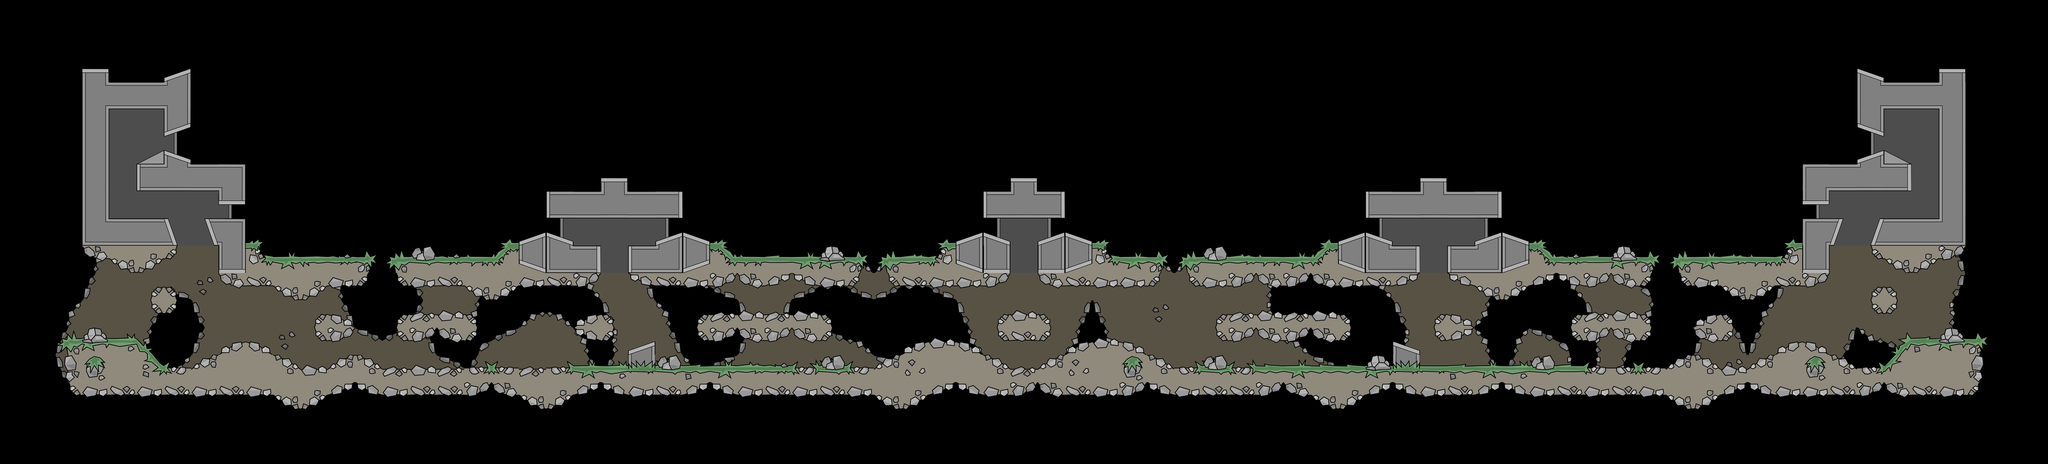

Below is a game level as drawn by its tile map, then a one-line description and the .tmx that defines it (tile-layer data replaced by summaries):
An orthogonal 75x17 tile map with 128x128 px tiles, 2 tile layers (tilebg, tile) and 33 objects (sp_p_06, wp_p_05, sp_p_05, sp_p_00, sp_p_02, ...).

<map version="1.0" orientation="orthogonal" width="75" height="17" tilewidth="128" tileheight="128">
 <tileset firstgid="1" source="t64_new.tsx" />
 <layer name="tilebg" width="75" height="17">
  <data>[1275 cells, 279 non-empty, 26 distinct tile ids]</data>
 </layer>
 <layer name="tile" width="75" height="17">
  <data>[1275 cells, 436 non-empty, 75 distinct tile ids]</data>
 </layer>
 <objectgroup name="objects" width="75" height="17">
  <object name="sp_p_06" x="3678" y="546" />
  <object name="wp_p_05" x="288" y="480">
   <properties>
    <property name="weapon" value="m16,ak47,mp5,emp" />
   </properties>
  </object>
  <object name="sp_p_05" x="288" y="736" />
  <object name="sp_p_00" x="1120" y="548" />
  <object name="sp_p_02" x="2398" y="284" />
  <object name="sp_p_03" x="4510" y="738" />
  <object name="sp_p_04" x="320" y="132" />
  <object name="wp_p_00" x="418" y="812">
   <properties>
    <property name="weapon" value="m16,ak47,m14,phasr" />
   </properties>
  </object>
  <object name="wp_p_01" x="1438" y="376">
   <properties>
    <property name="weapon" value="shotgun,m16,ak47" />
   </properties>
  </object>
  <object name="sp_p_07" x="4480" y="130" />
  <object name="wp_p_07" x="2398" y="374">
   <properties>
    <property name="weapon" value="smaw,m93ba,phasr,emp" />
   </properties>
  </object>
  <object name="wp_p_08" x="3392" y="828">
   <properties>
    <property name="weapon" value="shotgun,mp5,proxynade" />
   </properties>
  </object>
  <object name="wp_p_09" x="1408" y="826">
   <properties>
    <property name="weapon" value="shotgun,mp5,proxynade" />
   </properties>
  </object>
  <object name="wp_p_14" x="3360" y="380">
   <properties>
    <property name="weapon" value="m16,ak47,shotgun" />
   </properties>
  </object>
  <object name="wp_p_15" x="4512" y="480">
   <properties>
    <property name="weapon" value="m16,ak47,mp5,emp" />
   </properties>
  </object>
  <object name="wp_p_16" x="4382" y="816">
   <properties>
    <property name="weapon" value="m16,ak47,m14,phasr" />
   </properties>
  </object>
  <object name="wp_p_17" x="2014" y="826">
   <properties>
    <property name="weapon" value="machete,riot,m93ba,smaw" />
   </properties>
  </object>
  <object name="wp_p_18" x="2782" y="826">
   <properties>
    <property name="weapon" value="machete,riot,m93ba,smaw" />
   </properties>
  </object>
  <object name="wp_p_20" x="2400" y="704">
   <properties>
    <property name="weapon" value="healthpack,boosttank,fragnade,gasnade,flame,emp" />
   </properties>
  </object>
  <object name="spritefg" x="1764" y="844">
   <properties>
    <property name="sprite" value="bushPalm" />
   </properties>
  </object>
  <object name="spritefg_2" x="3038" y="840">
   <properties>
    <property name="sprite" value="bushPalm" />
   </properties>
  </object>
  <object name="spritefg_3" x="738" y="577">
   <properties>
    <property name="sprite" value="bushPalm" />
   </properties>
  </object>
  <object name="spritefg_4" x="4064" y="575">
   <properties>
    <property name="sprite" value="bushPalm" />
   </properties>
  </object>
  <object name="wp_p_21" x="4258" y="354">
   <properties>
    <property name="weapon" value="gasnade,fragnade,proxynade" />
   </properties>
  </object>
  <object name="wp_p_22" x="544" y="354">
   <properties>
    <property name="weapon" value="fragnade,gasnade,proxynade" />
   </properties>
  </object>
  <object name="fp_b_1" x="800" y="599">
   <properties>
    <property name="sprite" value="flagStationBlue" />
   </properties>
  </object>
  <object name="fp_1" x="799" y="554" />
  <object name="ctf_sp_1" x="320" y="27" />
  <object name="ctf_sp_2" x="4481" y="17" />
  <object name="fp_b_2" x="4000" y="598">
   <properties>
    <property name="sprite" value="flagStationOrange" />
   </properties>
  </object>
  <object name="fp_2" x="4000" y="560" />
  <object name="ctf_wp_1" x="1064" y="556">
   <properties>
    <property name="weapon" value="flame" />
   </properties>
  </object>
  <object name="ctf_wp_2" x="3736" y="560">
   <properties>
    <property name="weapon" value="flame" />
   </properties>
  </object>
 </objectgroup>
</map>
